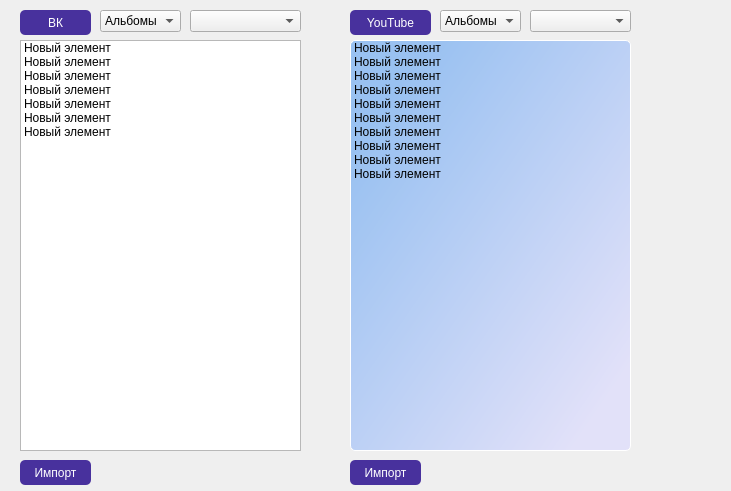
<?xml version="1.0" encoding="UTF-8"?>
<ui version="4.0">
 <class>Main_page</class>
 <widget class="QWidget" name="Main_page">
  <property name="geometry">
   <rect>
    <x>0</x>
    <y>0</y>
    <width>731</width>
    <height>491</height>
   </rect>
  </property>
  <property name="windowTitle">
   <string>Form</string>
  </property>
  <widget class="QPushButton" name="VK_getAllAlboms">
   <property name="geometry">
    <rect>
     <x>20</x>
     <y>10</y>
     <width>71</width>
     <height>25</height>
    </rect>
   </property>
   <property name="contextMenuPolicy">
    <enum>Qt::NoContextMenu</enum>
   </property>
   <property name="styleSheet">
    <string notr="true">QPushButton {
	background-color: rgb(72, 49, 157);
	border-radius: 5px;
	color: rgb(255, 255, 255);

}

QPushButton:hover {
	background-color: rgba(102, 64, 191, 169);
	border-radius: 5px;
	color: rgb(255, 255, 255);
	
}
</string>
   </property>
   <property name="text">
    <string>ВК</string>
   </property>
  </widget>
  <widget class="QPushButton" name="YouTube_getAllAlboms">
   <property name="geometry">
    <rect>
     <x>350</x>
     <y>10</y>
     <width>81</width>
     <height>25</height>
    </rect>
   </property>
   <property name="contextMenuPolicy">
    <enum>Qt::NoContextMenu</enum>
   </property>
   <property name="styleSheet">
    <string notr="true">QPushButton {
	background-color: rgb(72, 49, 157);
	border-radius: 5px;
	color: rgb(255, 255, 255);

}

QPushButton:hover {
	background-color: rgba(102, 64, 191, 169);
	border-radius: 5px;
	color: rgb(255, 255, 255);
	
}
</string>
   </property>
   <property name="text">
    <string>YouTube</string>
   </property>
  </widget>
  <widget class="QComboBox" name="VK_main_playists">
   <property name="geometry">
    <rect>
     <x>190</x>
     <y>10</y>
     <width>111</width>
     <height>22</height>
    </rect>
   </property>
  </widget>
  <widget class="QListWidget" name="YouTube_main_list_item">
   <property name="geometry">
    <rect>
     <x>350</x>
     <y>40</y>
     <width>281</width>
     <height>411</height>
    </rect>
   </property>
   <property name="styleSheet">
    <string notr="true">border: 1px solid #ffffff;
border-radius: 5px;
background-color: qlineargradient(spread:pad, x1:0, y1:0, x2:1, y2:1, stop:0.140704 rgba(153, 193, 241, 255), stop:0.894472 rgba(226, 225, 249, 255));</string>
   </property>
   <item>
    <property name="text">
     <string>Новый элемент</string>
    </property>
   </item>
   <item>
    <property name="text">
     <string>Новый элемент</string>
    </property>
   </item>
   <item>
    <property name="text">
     <string>Новый элемент</string>
    </property>
   </item>
   <item>
    <property name="text">
     <string>Новый элемент</string>
    </property>
   </item>
   <item>
    <property name="text">
     <string>Новый элемент</string>
    </property>
   </item>
   <item>
    <property name="text">
     <string>Новый элемент</string>
    </property>
   </item>
   <item>
    <property name="text">
     <string>Новый элемент</string>
    </property>
   </item>
   <item>
    <property name="text">
     <string>Новый элемент</string>
    </property>
   </item>
   <item>
    <property name="text">
     <string>Новый элемент</string>
    </property>
   </item>
   <item>
    <property name="text">
     <string>Новый элемент</string>
    </property>
   </item>
  </widget>
  <widget class="QListWidget" name="VK_main_list_item">
   <property name="geometry">
    <rect>
     <x>20</x>
     <y>40</y>
     <width>281</width>
     <height>411</height>
    </rect>
   </property>
   <property name="styleSheet">
    <string notr="true"/>
   </property>
   <item>
    <property name="text">
     <string>Новый элемент</string>
    </property>
    <property name="checkState">
     <enum>Unchecked</enum>
    </property>
    <property name="flags">
     <set>ItemIsSelectable|ItemIsDragEnabled|ItemIsDropEnabled|ItemIsUserCheckable|ItemIsEnabled</set>
    </property>
   </item>
   <item>
    <property name="text">
     <string>Новый элемент</string>
    </property>
    <property name="checkState">
     <enum>Unchecked</enum>
    </property>
   </item>
   <item>
    <property name="text">
     <string>Новый элемент</string>
    </property>
    <property name="checkState">
     <enum>Unchecked</enum>
    </property>
   </item>
   <item>
    <property name="text">
     <string>Новый элемент</string>
    </property>
    <property name="checkState">
     <enum>Unchecked</enum>
    </property>
   </item>
   <item>
    <property name="text">
     <string>Новый элемент</string>
    </property>
    <property name="checkState">
     <enum>Unchecked</enum>
    </property>
   </item>
   <item>
    <property name="text">
     <string>Новый элемент</string>
    </property>
    <property name="checkState">
     <enum>Unchecked</enum>
    </property>
   </item>
   <item>
    <property name="text">
     <string>Новый элемент</string>
    </property>
    <property name="checkState">
     <enum>Unchecked</enum>
    </property>
   </item>
  </widget>
  <widget class="QComboBox" name="YouTube_main_playists">
   <property name="geometry">
    <rect>
     <x>530</x>
     <y>10</y>
     <width>101</width>
     <height>22</height>
    </rect>
   </property>
   <property name="editable">
    <bool>false</bool>
   </property>
  </widget>
  <widget class="QComboBox" name="VK_main_type_request">
   <property name="geometry">
    <rect>
     <x>100</x>
     <y>10</y>
     <width>81</width>
     <height>22</height>
    </rect>
   </property>
   <item>
    <property name="text">
     <string>Альбомы</string>
    </property>
   </item>
   <item>
    <property name="text">
     <string>Видео</string>
    </property>
   </item>
  </widget>
  <widget class="QComboBox" name="YouTube_main_type_request">
   <property name="geometry">
    <rect>
     <x>440</x>
     <y>10</y>
     <width>81</width>
     <height>22</height>
    </rect>
   </property>
   <item>
    <property name="text">
     <string>Альбомы</string>
    </property>
   </item>
   <item>
    <property name="text">
     <string>Видео</string>
    </property>
   </item>
  </widget>
  <widget class="QPushButton" name="YouTube_main_import_items">
   <property name="geometry">
    <rect>
     <x>350</x>
     <y>460</y>
     <width>71</width>
     <height>25</height>
    </rect>
   </property>
   <property name="contextMenuPolicy">
    <enum>Qt::NoContextMenu</enum>
   </property>
   <property name="styleSheet">
    <string notr="true">QPushButton {
	background-color: rgb(72, 49, 157);
	border-radius: 5px;
	color: rgb(255, 255, 255);

}

QPushButton:hover {
	background-color: rgba(102, 64, 191, 169);
	border-radius: 5px;
	color: rgb(255, 255, 255);
	
}
</string>
   </property>
   <property name="text">
    <string>Импорт</string>
   </property>
  </widget>
  <widget class="QPushButton" name="VK_main_import_items">
   <property name="geometry">
    <rect>
     <x>20</x>
     <y>460</y>
     <width>71</width>
     <height>25</height>
    </rect>
   </property>
   <property name="contextMenuPolicy">
    <enum>Qt::NoContextMenu</enum>
   </property>
   <property name="styleSheet">
    <string notr="true">QPushButton {
	background-color: rgb(72, 49, 157);
	border-radius: 5px;
	color: rgb(255, 255, 255);

}

QPushButton:hover {
	background-color: rgba(102, 64, 191, 169);
	border-radius: 5px;
	color: rgb(255, 255, 255);
	
}
</string>
   </property>
   <property name="text">
    <string>Импорт</string>
   </property>
  </widget>
 </widget>
 <resources/>
 <connections/>
</ui>
